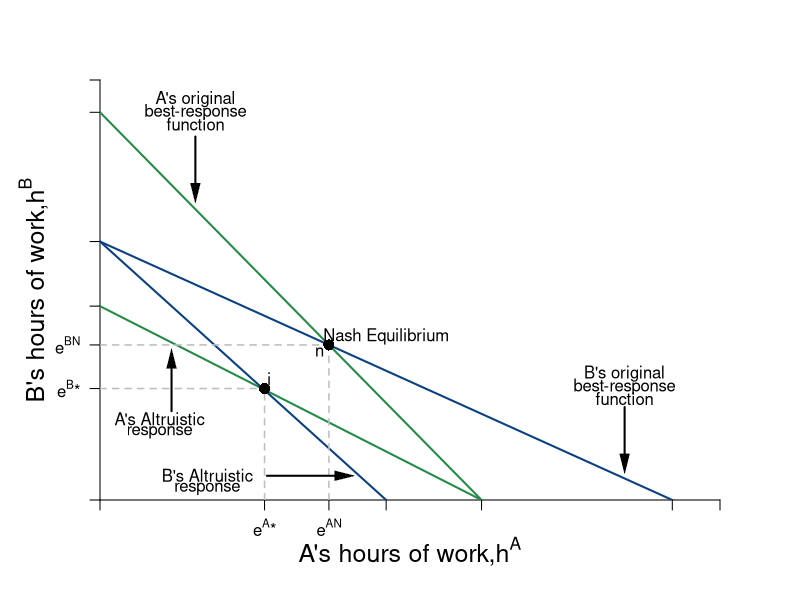

Recreate this plot in R.
require(shape)
pdf(file = "coordination_failures/coord_brfs_altruism.pdf", width = 9, height = 7)

#Set parameters for graphics
axislabelsize <- 1.5
graphlinewidth <- 2
segmentlinewidth <- 1.5

COL <- c("#7fc97f", "#beaed4", "#fdc086", "#ffff99", "#386cb0", "#f0027f", "#bf5b17", "#666666")
COLA <- c("#99d8c9","#66c2a4","#41ae76", "#238b45", "#005824")
COLB <- c("#4eb3d3", "#2b8cbe", "#0868ac","#084081")

par(mar =  c(5, 5, 4, 4))

uA <- function(ea, eb, alpha = 16, beta = 1/24) {
  alpha*(1 - beta*eb)*ea - 0.5*(ea)^2
}

uB <- function(ea, eb, alpha = 16, beta = 1/24) {
  alpha*(1 - beta*ea)*eb - 0.5*(eb)^2
}

brfB <- function(ea, alpha = 16, beta = 1/24) {
  alpha*(1 - beta*ea)
}

brfA <- function(ea, alpha = 16, beta = 1/24) {
  (alpha - ea)/(alpha * beta)
}

brfPEA <- function(ea, alpha = 16, beta = 1/12) {
  (alpha - ea)/(alpha * 2*beta)
}

brfPEB <- function(eb, alpha = 16, beta = 1/12) {
  alpha*(1 - beta*eb*2)
}

indiffeA <- function(ea, alpha = 16, beta = 1/24, uA = 46.08) {
  1/beta - (0.5*ea)/(alpha*beta) - uA/(alpha*beta*ea)
}



#Input into Wolfram Alpha: solve for x y = 1/b - (0.5*x)/(a*b) - u/(a*b*x)

# indiffAlowB <- function(eb, alpha = 16, beta = 1/24, uA = 46.08) {
#   0.5*(-sqrt((2*alpha*beta*eb - 2*alpha)^2 - 8*uA)) - 2*alpha*beta*eb + 2*alpha
# }
# 
# indiffAlow <- function(ea, alpha = 16, beta = 1/24, uA = 46.08) {
#   0.5*(-sqrt((2*alpha*beta*ea - 2*alpha)^2 - 8*uA)) - 2*alpha*beta*ea + 2*alpha
# }
# 
# indiffAgain <- function(ea, alpha = 16, beta = 1/24, uA = 46.08) {
#   (-2*alpha*ea +2*uA + ea^2 )/ ( 2 * alpha * beta * ea)
# }

xlims <- c(0, 26)
ylims <- c(0, 26)

npts <- 501 
x <- seq(xlims[1], xlims[2], length.out = npts)
y <- seq(ylims[1], ylims[2], length.out = npts) 

plot(0, 0, xlim = xlims, ylim = ylims, type = "n",
     xlab = expression(paste("")),
     ylab = expression(paste("")), 
     xaxt = "n", 
     yaxt = "n", 
     cex.lab = axislabelsize, 
     bty = "n",
     xaxs="i", 
     yaxs="i")

# ticksy <- seq(from = 0, to = ylims[2], by = 2)
# ylabels <- seq(from = 0, to = ylims[2], by = 2)
# ticksx <- seq(from = 0, to = xlims[2], by = 2)
# xlabels <- seq(from = 0, to = xlims[2], by = 2)
# ticksy <- c(0, 6.9, 12, 9.6, 16, 24, 26)
# ylabels <- c(NA, expression(paste(e^B,"*")), expression(paste(1/(1 + 2*beta) )), expression(paste(e^{BN})), expression(paste(bar(y) )), expression(paste(1/(1 + 3*beta) )), NA)
# ticksx <- c(0, 6.9, 12, 9.6, 16, 24, 26)
# xlabels <- c(NA, expression(paste(e^A,"*")), expression(paste(1/(1 + 2*beta) )), expression(paste(e^{AN})), expression(paste(bar(y) )), expression(paste(1/(1 + 3*beta) )), NA)
ticksy <- c(0, 6.9, 12, 9.6, 16, 24, 26)
ylabels <- c(NA, expression(paste(e^B,"*")), NA, expression(paste(e^{BN})), NA, NA, NA)
ticksx <- c(0, 6.9, 12, 9.6, 16, 24, 26)
xlabels <- c(NA, expression(paste(e^A,"*")), NA, expression(paste(e^{AN})), NA, NA, NA)

axis(1, at = ticksx, pos = 0, labels = xlabels)
axis(2, at = ticksy, pos = 0, labels = ylabels, las = 1)

npts <- 500 
xx1 <- seq(xlims[1], xlims[2], length.out = npts)

lines(xx1, brfA(xx1, alpha = 16, beta = 1/24), col = COLA[4], lwd = graphlinewidth)
lines(xx1, brfB(xx1, alpha = 16, beta = 1/24), col = COLB[4], lwd = graphlinewidth)
lines(xx1, brfPEA(xx1, alpha = 16, beta = 1/24), col = COLA[4], lwd = graphlinewidth)
lines(xx1, brfPEB(xx1, alpha = 16, beta = 1/24), col = COLB[4], lwd = graphlinewidth)

segments(0, 9.6, 9.6, 9.6, lty = 2, col = "gray" , lwd = segmentlinewidth)
segments(9.6, 0, 9.6, 9.6, lty = 2, col = "gray" , lwd = segmentlinewidth)

segments(0, 6.9, 6.9, 6.9, lty = 2, col = "gray" , lwd = segmentlinewidth)
segments(6.9, 0, 6.9, 6.9, lty = 2, col = "gray" , lwd = segmentlinewidth)

mtext(expression(paste("A's hours of work,", h^A)), side=1, line = 2.5, cex = axislabelsize)
text(-2.8, 0.5*ylims[2], expression(paste("B's hours of work,", h^B)), xpd = TRUE, cex = axislabelsize, srt = 90) 

#segments(4.11765, 6.17647, 5.88, 8.88, lty = 1, col = COL[2] , lwd = graphlinewidth)
#text(7.3, 3, expression("Pareto Efficient"))
#text(7.3, 2.5, expression("Curve"))
#Arrows(7.3, 3.5, 7.3, 6.1, col = "black", lty = 1, lwd = 2, arr.type = "triangle", arr.lwd = 0.5)

#Label the iso-welfare functions for the HG, Aisha
# text(3.8, 1.5, expression(u[1]^A))
# text(4.6, 1.5, expression(u[2]^A))
# text(5.5, 1.5, expression(u[3]^A))
#text(6.6, 8.3, expression(u[4]^A))

#Label the indifference curves for the HG, Betty
# text(7.6, 17, expression(u[1]^B))
# text(6.75, 17, expression(u[2]^B))
# text(6, 17, expression(u[3]^B))
#text(3.4, 6.9, expression(v[4]^B))

#Label point i. 
points(9.6, 9.6, pch = 16, col = "black", cex = 1.5)
text(12, 10.1, expression(paste("Nash Equilibrium")))
text(9.2, 9.2, expression(paste("n")))

#Annotate Pareto Efficient Curve and relevant points
# segments(8, 6, 6, 8, lty = 1, col = COL[2] , lwd = graphlinewidth)
# points(6, 8, pch = 16, col = "black", cex = 1.5)
# text(6, 8.5, expression(paste("g")))
# 
points(6.9, 6.9, pch = 16, col = "black", cex = 1.5)
text(7.1, 7.5, expression(paste("i")))
# 
# points(7, 7, pch = 16, col = "black", cex = 1.5)
# text(8, 6.5, expression(paste("f")))

#points(5.84, 8.77, pch = 16, col = "black", cex = 1.5)

#B's brf
text(22, 7.8, expression(paste("B's original")))
text(22, 7, expression(paste("best-response")))
text(22, 6.25, expression(paste("function")))
Arrows(22, 5.75, 22, 2.25, col = "black", lty = 1, lwd = 2, arr.type = "triangle", arr.lwd = 0.5)

#A's brf
text(4, 24.8, expression(paste("A's original")))
text(4, 24, expression(paste("best-response")))
text(4, 23.25, expression(paste("function")))
Arrows(4, 22.5, 4, 19, col = "black", lty = 1, lwd = 2, arr.type = "triangle", arr.lwd = 0.5)

#A's PE Response
text(2.5, 5, expression(paste("A's Altruistic")))
text(2.5, 4.2, expression(paste("response")))
Arrows(7, 1.5, 10.25, 1.5, col = "black", lty = 1, lwd = 2, arr.type = "triangle", arr.lwd = 0.5)

#B's PE Response
text(4.5, 1.5, expression(paste("B's Altruistic")))
text(4.5, 0.7, expression(paste("response")))
Arrows(3, 5.5, 3, 8.75, col = "black", lty = 1, lwd = 2, arr.type = "triangle", arr.lwd = 0.5) 
# #Use the same x and ylims as previously, but with locations switched
# xlims2 <- c(18, 0)
# ylims2 <- c(18, 0)

#Leave the ylab and xlab blank to ensure no axes titles
# plot(0, 0, xlim = xlims2, ylim = ylims2, type = "n",
#      xlab = expression(paste("")),
#      ylab = expression(paste("")),
#      xaxt = "n", 
#      yaxt = "n", 
#      cex.lab = 1.3, 
#      bty = "n",
#      xaxs="i", 
#      yaxs="i")
# 
# 
# lines(xx1, indiffAlow(xx1, uA = 46.08, alpha = 16, beta = 1/24), col = COL[2], lwd = graphlinewidth)


#Set up axes at sides 3 and 4 (top and right)
# axis(side = 3, at = ticksx, pos = 0, labels = xlabels)
# axis(side = 4, at = ticksy, pos = 0, labels = ylabels, las = 0)
# mtext("B's Apples, x", side=3, line = 2.5, cex = axislabelsize)
# text(-0.8, 7, expression(paste("B's Oranges, y")), xpd = TRUE, cex = axislabelsize, srt = 270) 
# 
# #Add arrows:
# arrows(-0.8, 10, -0.8, 14, xpd = TRUE, length=0.1,angle=40,lwd=3)
# arrows(6.2, -1.8, 9, -1.8, xpd = TRUE, length=0.1,angle=40,lwd=3)
# 

#Customize ticks and labels for the plot
#ticksy <- seq(from = 0, to = 15, by = 1)
#ylabels <- seq(from = 0, to = 15, by = 1)
#ticksx <- seq(from = 0, to = 10, by = 1)
#xlabels <- seq(from = 0, to = 10, by = 1)
#axis(1, at = ticksx, pos = 0, labels = xlabels)
#axis(2, at = ticksy, pos = 0, labels = ylabels, las = 0)

dev.off()
